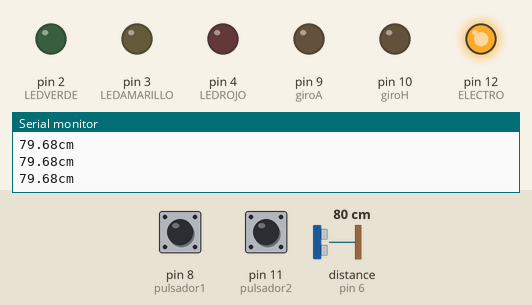
Bench run of a sketch on a simulated Arduino Uno, built with avr-gcc and run on an emulated ATmega328P. Shown: output pins drawn as LEDs (lit = HIGH), the last lines printed to the serial monitor. Wiring (inferred from the names in the program): ultrasonic range finder: trigger pin 5; echo pin 6. The test bench sets the inputs (shaded band); at power-on: pin 11 (pulsador2) HIGH, distance to the obstacle (sensor on pin 6) 80 cm, pin 8 (pulsador1) HIGH. The echo pulse lasts 58.3 µs per cm; pins used as bus, display or sensor lines are not drawn.

Above: at 1.3 s.
1.4 s: pin 11 (pulsador2) pulled LOW for 3.2 s
At 5.7 s:
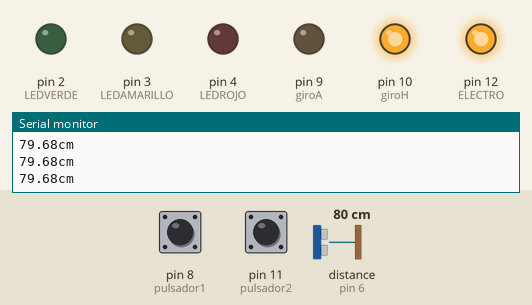
6.1 s: distance to the obstacle (sensor on pin 6) set to 33 cm
8.2 s: distance to the obstacle (sensor on pin 6) set to 29 cm
At 9.9 s:
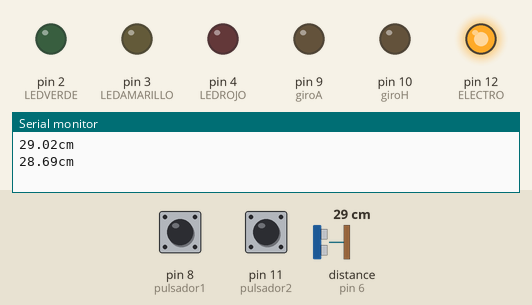
Timing chart, 0 to 11.4 s (numbered marks = the images above; inputs shaded):
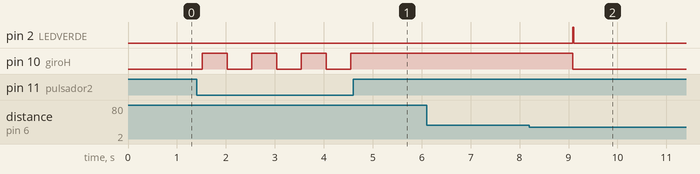

The sketch:

FINAL.ino
```cpp
//INTEGRANTES
//MARIO RENE TEYUL COC 201503740
//RICARDO CARDONA MINERA 201504084
//CLASE SISTEMAS DE CONTROL
//ING. INGRID LOUKOTA

//banderas
int estado;
int estado1;
bool statusgiro = 0;
bool statusrampa = 0;
bool statusrampa1 = 0;
bool statusButton = 0;

// Pines utilizados
#define LEDVERDE 2
#define LEDAMARILLO 3
#define LEDROJO 4
//TIERRA AMARILLO
#define TRIGGER 5 //AZUL
#define ECHO 6    //VERDE
//VCC MORADO
#define ELECTRO 12
const int pulsador1 = 8;
const int pulsador2 = 11;
const int giroA = 9;
const int giroH = 10;


// Constantes para calcular la distancia
const float sonido = 34300.0; // Velocidad del sonido en cm/s
const float umbral1 = 24.0;
const float umbral2 = 18;
const float umbral3 = 12.0;
const float umbral4 = 3.20;
const float umbral5 = 30.0;
const float umbral6 = 31.0;
const float umbral7 = 22.0;

void setup()
{
   // Iniciamos el monitor serie
  Serial.begin(9600);

  // Modo entrada/salida de los pines
  pinMode(LEDVERDE, OUTPUT);
  pinMode(LEDAMARILLO, OUTPUT);
  pinMode(LEDROJO, OUTPUT);
  pinMode(ECHO, INPUT);
  pinMode(TRIGGER, OUTPUT);
  pinMode(ELECTRO, OUTPUT);
  pinMode(giroA, OUTPUT);
  pinMode(giroH, OUTPUT);
  pinMode(pulsador1, INPUT);
  pinMode(pulsador2, INPUT);
  digitalWrite(giroA, LOW);
  digitalWrite(giroH, LOW);

// Apagamos todos los LEDs
  apagarLEDs();
  apagarMOTOR();
}

void loop()
{
// Preparamos el sensor de ultrasonidos
iniciarTrigger();

// Obtenemos la distancia
float distancia = calcularDistancia();

//apagamos los led y motor
  apagarLEDs();
  apagarMOTOR();


// Lanzamos alerta si estamos dentro del rango
estado = digitalRead(pulsador1);
if(estado == LOW)
  {
   statusrampa = !statusrampa;
   statusrampa1 = 0;
  }

if (statusrampa ==1)
{
  alertas(distancia);
  analogWrite(giroH,0);
}

estado1 = digitalRead(pulsador2);

if(estado1 == LOW)
  {
  statusrampa1 = !statusrampa1;
  statusrampa = 0;
  }
if (statusrampa1 ==1)
  {
   alertas1(distancia);
   analogWrite(giroA,0);
  }

}

void apagarLEDs()
{
  // Apagamos todos los LEDs
  digitalWrite(LEDVERDE, LOW);
  digitalWrite(LEDAMARILLO, LOW);
  digitalWrite(LEDROJO, LOW);
  digitalWrite(ELECTRO, HIGH);

}

void apagarMOTOR()
{
    analogWrite(giroA,0);
    analogWrite(giroH,0);
}

void alertas(float distancia)
{

//statusButton = digitalRead(onoff);

  if (distancia >= umbral1)
  {
    analogWrite(giroA,0);
    analogWrite(giroH,0);
    digitalWrite(ELECTRO, HIGH);
    //digitalWrite(LEDROJO, HIGH);
    statusrampa1 = 0;
    }

  else if (distancia < umbral1 && distancia >= umbral2)
  {
    // Encendemos el LED ROJO  y comienza a bajar la plataforma
    digitalWrite(LEDROJO, HIGH);
    analogWrite(giroA,121);
    digitalWrite(ELECTRO, LOW);
    Serial.println("BAJA LA RAMPA CON UN CLICLO DE TRABAJO AL 100% Y ENCLAVA EL ELECTROIMAN");
    statusrampa1 = 0;
  }

  else if (distancia < umbral2 && distancia >= umbral3)
  {
    // Encendemos el LED AZUL  y sigue bajando la plataforma
    digitalWrite(LEDAMARILLO, HIGH);
    analogWrite(giroA,50);
    digitalWrite(ELECTRO, LOW);
    Serial.println("BAJA LA RAMPA CON UN CLICLO DE TRABAJO AL 50% Y ENCLAVA EL ELECTROIMAN");
    statusrampa1 = 0;
  }

   else if (distancia < umbral3 && distancia >= umbral4)
  {
    // Encendemos el LED AZUL  y sigue bajando la plataforma
    digitalWrite(LEDAMARILLO, HIGH);
    analogWrite(giroA,50);
    digitalWrite(ELECTRO, LOW);
    Serial.println("BAJA LA RAMPA CON UN CLICLO DE TRABAJO AL 25& Y ENCLAVA EL ELECTROIMAN%");
    statusrampa1 = 0;
  }

   if (distancia <= umbral4)
  {
    // Encendemos el verde , y la plataforma eta lista para subir al individuo
    digitalWrite(LEDVERDE, HIGH);
    analogWrite(giroA,0);
    digitalWrite(ELECTRO, HIGH);
    Serial.println("SE DETIENE LA RAMPA CON UN CLICLO DE TRABAJO AL 0 Y DESENCLAVA EL ELECTROIMAN%");
    apagarMOTOR();
    apagarLEDs();
    statusrampa =0;
  }


}

void alertas1(float distancia)
{

//statusButton = digitalRead(onoff);

  if (distancia > umbral6)
  {
    analogWrite(giroA,0);
    analogWrite(giroH,255);
    statusrampa = 0;

  }
    else if (distancia > umbral6 )
  {
    // Encendemos el verde , y la plataforma eta lista para subir al individuo
    digitalWrite(LEDROJO, HIGH);
    analogWrite(giroH,255);
    digitalWrite(ELECTRO, LOW);
    Serial.println("SUBE LA RAMPA CON UN CLICLO DE TRABAJO AL 100% Y ENCLAVA EL ELECTROIMAN");
    statusrampa = 0;
  }
    else if (distancia < umbral4 )
  {
    // Encendemos el verde , y la plataforma eta lista para subir al individuo
    digitalWrite(LEDROJO, HIGH);
    analogWrite(giroH,255);
    digitalWrite(ELECTRO, LOW);
    Serial.println("SUBE LA RAMPA CON UN CLICLO DE TRABAJO AL 100% Y ENCLAVA EL ELECTROIMAN");
    statusrampa = 0;
  }
   else if (distancia < umbral3 && distancia >= umbral4)
  {
    // Encendemos el LED AZUL  y sigue bajando la plataforma
    digitalWrite(LEDAMARILLO, HIGH);
    analogWrite(giroH,191);
    digitalWrite(ELECTRO, LOW);
    Serial.println("SUBE LA RAMPA CON UN CLICLO DE TRABAJO AL 50% Y ENCLAVA EL ELECTROIMAN");
    statusrampa = 0;
  }
  else if (distancia < umbral2 && distancia >= umbral3)
  {
    // Encendemos el LED AZUL  y sigue bajando la plataforma
    digitalWrite(LEDAMARILLO, HIGH);
    analogWrite(giroH,191);
    digitalWrite(ELECTRO, LOW);
    Serial.println("SUBE LA RAMPA CON UN CLICLO DE TRABAJO AL 25% Y ENCLAVA EL ELECTROIMAN");
    statusrampa = 0;
  }
  else if (distancia < umbral7 && distancia >= umbral2)
  {
    // Encendemos el LED AZUL  y sigue bajando la plataforma
    digitalWrite(LEDAMARILLO, HIGH);
    analogWrite(giroH,191);
    digitalWrite(ELECTRO, LOW);
    Serial.println("SUBE LA RAMPA CON UN CLICLO DE TRABAJO AL 5% Y ENCLAVA EL ELECTROIMAN");
    statusrampa = 0;

  }
   else if (distancia >umbral7 && distancia < umbral6)
  {
    // Encendemos el LED VERDE  y SE PUEDE bajar la PERSONA
    digitalWrite(LEDVERDE, HIGH);
    analogWrite(giroH,0);
    digitalWrite(ELECTRO, HIGH);
    Serial.println("SE DETIENE LA RAMPA CON UN CLICLO DE TRABAJO AL 0 Y DESENCLAVA EL ELECTROIMAN%");
    apagarMOTOR();
    apagarLEDs();
    statusrampa1 = 0;

  }


}

float calcularDistancia()
{
  // La función pulseIn obtiene el tiempo que tarda en cambiar entre estados, en este caso a HIGH
  unsigned long tiempo = pulseIn(ECHO, HIGH);

  // Obtenemos la distancia en cm, hay que convertir el tiempo en segudos ya que está en microsegundos
  // por eso se multiplica por 0.000001
  float distancia = tiempo * 0.000001 * sonido / 2.0;
  Serial.print(distancia);
  Serial.print("cm");
  Serial.println();
  delay(500);

  return distancia;
}

void iniciarTrigger()
{
  // Ponemos el Triiger en estado bajo y esperamos 2 ms
  digitalWrite(TRIGGER, LOW);
  delayMicroseconds(2);

  // Ponemos el pin Trigger a estado alto y esperamos 10 ms
  digitalWrite(TRIGGER, HIGH);
  delayMicroseconds(10);

  // Comenzamos poniendo el pin Trigger en estado bajo
  digitalWrite(TRIGGER, LOW);
}
```

Measured:
- the behaviour switches between 32 and 31 cm on distance to the obstacle (sensor on pin 6) (found by bisection; images 1 and 2)
- after the input at 1.4 s, pin 10 (giroH): alternates HIGH for 0.51 s and LOW for 0.51 s, 7 changes in all, then stays HIGH, starting after 0.12 s
- after the input at 8.2 s, pin 2 (LEDVERDE): LOW → HIGH after 0.89 s, → LOW 0.02 s later; pin 10 (giroH): HIGH → LOW after 0.89 s
